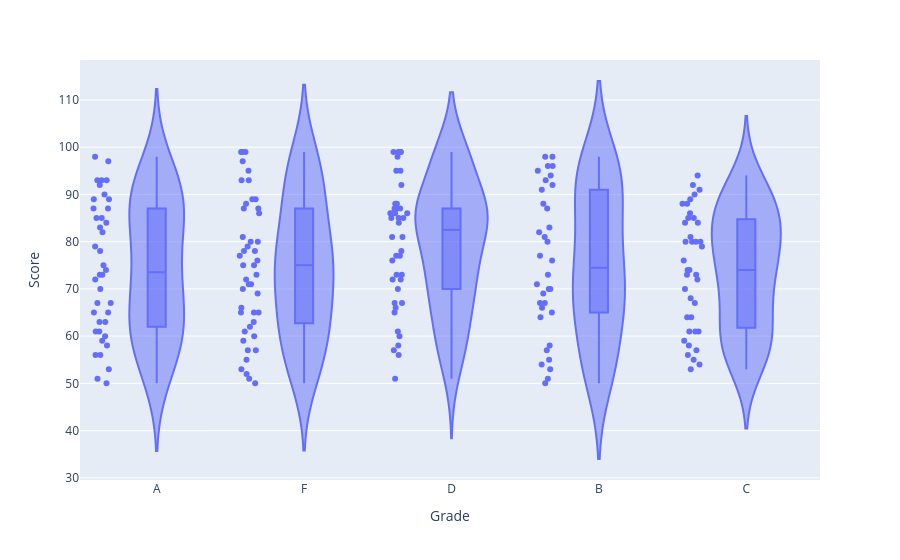

Notebook cell for this chart:
### Code cell
# 2

import plotly.express as px
import pandas as pd
import numpy as np

np.random.seed(15)
data = {
    'Grade': np.random.choice(['A', 'B', 'C', 'D', 'F'], 200),
    'Score': np.random.randint(50, 100, 200)
}
df = pd.DataFrame(data)

fig = px.violin(df, y='Score', x='Grade', box=True, points='all')
fig.show()

### Figure 1 — Plotly figure (JSON) as saved in the notebook; plotly's stock layout.template omitted (floating-point values rounded to 4 significant figures; data arrays with more than 128 entries replaced by an {"elided": "..."} marker saying what was removed)
{"data": [{"alignmentgroup": "True", "box": {"visible": true}, "hovertemplate": "Grade=%{x}<br>Score=%{y}<extra></extra>", "legendgroup": "", "marker": {"color": "#636efa"}, "name": "", "offsetgroup": "", "orientation": "v", "points": "all", "scalegroup": "True", "showlegend": false, "type": "violin", "x": {"elided": "200 str values"}, "x0": " ", "xaxis": "x", "y": {"elided": "200 int values"}, "y0": " ", "yaxis": "y"}], "layout": {"legend": {"tracegroupgap": 0}, "margin": {"t": 60}, "violinmode": "group", "xaxis": {"anchor": "y", "domain": [0, 1], "title": {"text": "Grade"}}, "yaxis": {"anchor": "x", "domain": [0, 1], "title": {"text": "Score"}}}}
